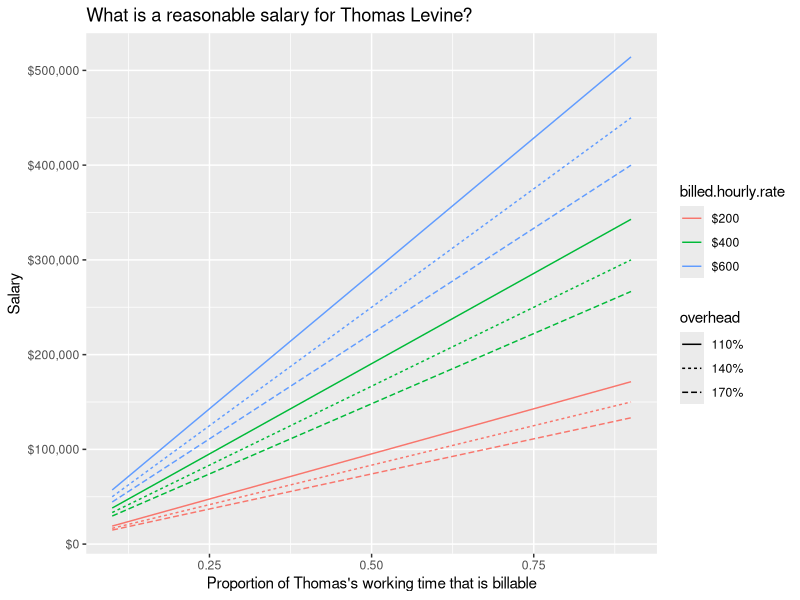

Write R code to recreate this figure.
#!/usr/bin/Rscript --vanilla
library(ggplot2)
library(scales)

salary <- data.frame(
  # http://www.quora.com/Management-Consulting-and-Management-Consulting-Firms/How-much-does-a-management-consulting-firm-charge-for-one-case
  # http://www.amstat.org/sections/cnsl/newsletter/pdf_archive/vol23no1.pdf
  billed.hourly.rate = rep(seq(200, 600, 200), each = 5 * 3),

  # http://ask.metafilter.com/74600/Help-me-understand-billable-hour-expectations-for-people-other-than-lawyers
  utilization = rep(rep(seq(0.1,0.9,0.2), 3), each = 3),

  # http://blog.asmartbear.com/consulting-company-accounting.html
  # http://www.wahby.com/articles/overhead_defined.htm
  overhead    = seq(1.1,1.7,0.3)
)

hours.per.year <- 50 * 5 * 8

salary$value.created <- salary$billed.hourly.rate * salary$utilization * hours.per.year

# http://www.caseinterview.com/consulting-salary
# http://www.glassdoor.com/Salaries/management-consultant-salary-SRCH_KO0,21.htm
# http://managementconsulted.com/summer-internship/the-truth-behind-consulting-salaries-from-analyst-thru-partner/
salary$salary <- round(salary$value.created / (1 + salary$overhead), -1)
salary$billed.hourly.rate <- paste('$', salary$billed.hourly.rate, sep = '')
salary$overhead <- factor(paste(100 * salary$overhead, '%', sep = ''))

p <- ggplot(salary) +
  aes(x = utilization, group = paste(billed.hourly.rate, overhead),
      color = billed.hourly.rate, y = salary, linetype = overhead) +
  geom_line() + scale_y_continuous('Salary', labels = dollar) +
  labs(title = 'What is a reasonable salary for Thomas Levine?') +
  scale_x_continuous("Proportion of Thomas's working time that is billable")
